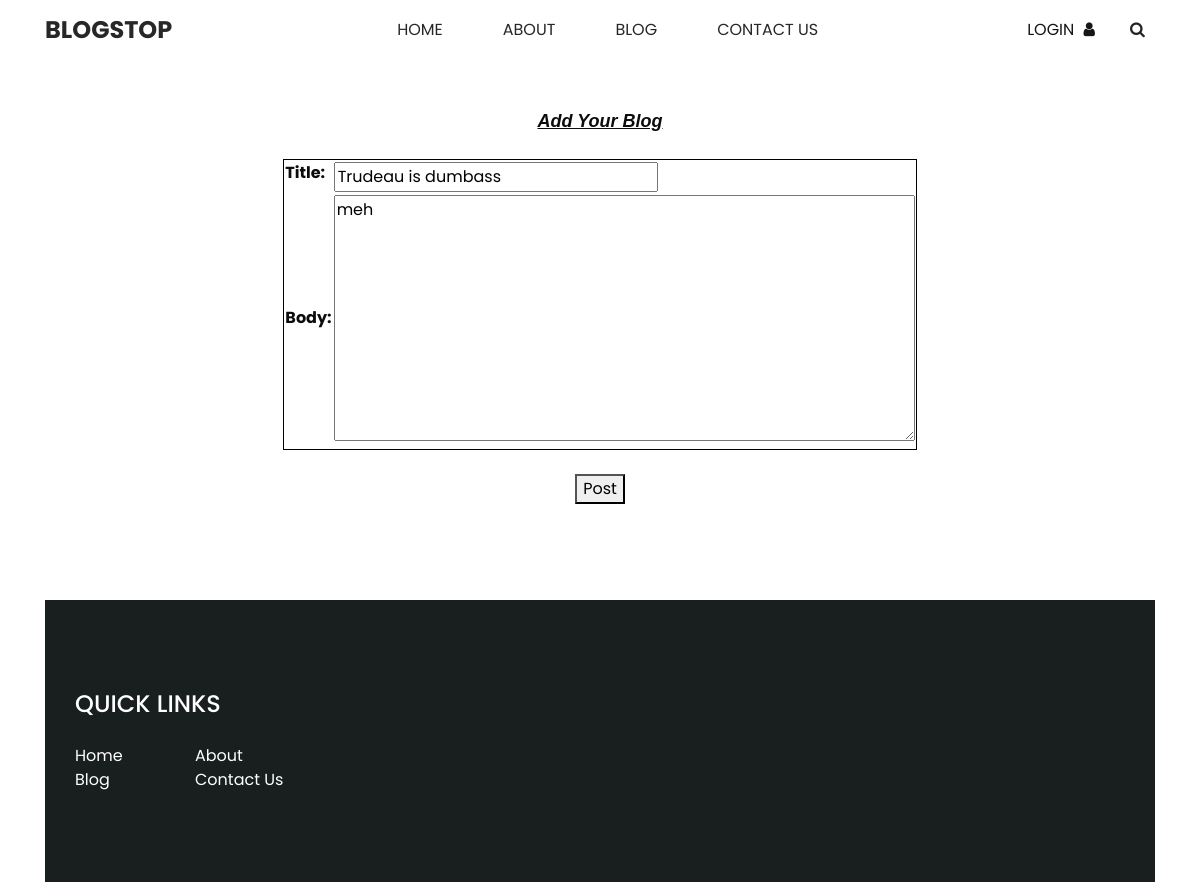
The page /article/update/1 on the database as committed earlier.
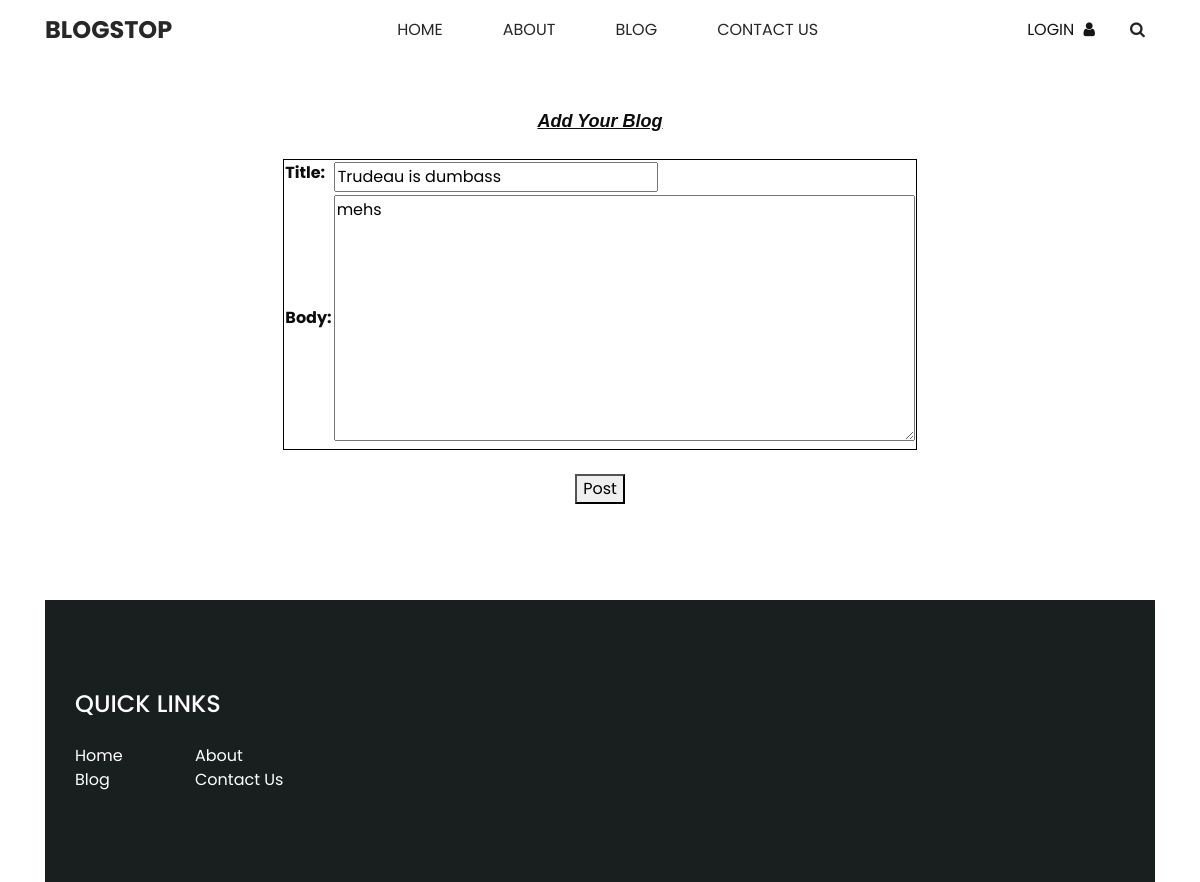
The same page on the database as committed later.
### blog/models.py (models this page shows, shortened)
class Post(models.Model):
    title = models.CharField(max_length=100)
    author = models.ForeignKey(User, on_delete=models.CASCADE)
    body = models.TextField()

### blog/views.py (the view)
# urls.py: path('article/update/<int:pk>', UpdatePostView.as_view(), name='update_post'),
class UpdatePostView(UpdateView):
    model = Post
    template_name = "blog/updateblog.html"
    fields = ['title', 'body']

### templates/blog/updateblog.html (shortened to what this page needs)
<!DOCTYPE html>
<html>
<head>
  {% load static %}
  <link rel="stylesheet" type="text/css" href="{% static 'css/bootstrap.css' %}" />
  <link href="{% static 'css/font-awesome.min.css' %}" rel="stylesheet" />
  <link href="{% static 'css/style.css' %}" rel="stylesheet" />
  <link href="{% static 'css/responsive.css' %}" rel="stylesheet" />
</head>
<body class="sub_page">
  <div class="hero_area">
    <header class="header_section long_section px-0">
      <nav class="navbar navbar-expand-lg custom_nav-container ">
        <a class="navbar-brand" href="index">
          <span>
            BlogStop
          </span>
        </a>
        <div class="collapse navbar-collapse" id="navbarSupportedContent">
          <div class="d-flex mx-auto flex-column flex-lg-row align-items-center">
            <ul class="navbar-nav ">
              <li class="nav-item ">
                <a class="nav-link" href="index">Home <span class="sr-only">(current)</span></a>
              </li>
              <li class="nav-item">
                <a class="nav-link" href="about"> About</a>
              </li>
              <li class="nav-item">
                <a class="nav-link" href="blog.html">Blog</a>
              </li>
              <li class="nav-item active">
                <a class="nav-link" href="contact">Contact Us</a>
              </li>
            </ul>
          </div>
          {% if user.is_authenticated %}
          <h3>Hello {{fname}}!</h3>
          <button type="submit"><a href="/signout">SignOut</a></button>
          {% else %}
          <div class="quote_btn-container">
            <a href="signin">
              <span>
                Login
              </span>
              <i class="fa fa-user" aria-hidden="true"></i>
            </a>
            <form class="form-inline">
              <button class="btn  my-2 my-sm-0 nav_search-btn" type="submit">
                <i class="fa fa-search" aria-hidden="true"></i>
              </button>
            </form>
          </div>
          {% endif %}
        </div>
      </nav>
    </header>
  </div>
    <body>
        <br>
            <br>
        <center style="font-family: 'Gill Sans', 'Gill Sans MT', Calibri, 'Trebuchet MS', sans-serif; font-size: large; font-style: italic;"><strong><u>Add Your Blog</u></strong></center>
        <br>
        <table style="border:1px solid black;margin-left:auto;margin-right:auto;">
        <form method="post">
            {{ form.as_table }}
        </table>
        <br>
        <div style="text-align: center;">
            <button>Post</button>
        </div>
            <br>
            <br>
            <br>
            <br>
    <section class="info_section long_section">
    <div class="container">
      <div class="info_top ">
        <div class="row ">
          <div class="col-sm-6 col-md-4 col-lg-3">
            <div class="info_links">
              <h4>
                QUICK LINKS
              </h4>
              <div class="info_links_menu">
                <a class="" href="index">Home <span class="sr-only">(current)</span></a>
                <a class="" href="about"> About</a>
                <a class="" href="blog.html">Blog</a>
                <a class="" href="contact">Contact Us</a>
              </div>
            </div>
          </div>
      </div>
    </div>
  </section>
</body>
</html>

Rows that differ between the two databases and show on the page:
changed Post "Trudeau is dumbass": body "meh" → "mehs"
